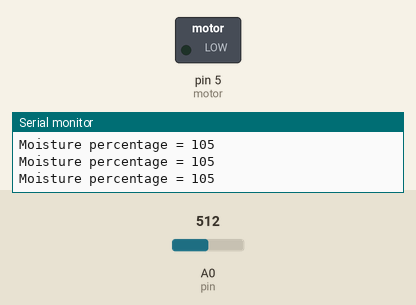
The sketch below on a simulated Arduino Uno, built with avr-gcc and run on an emulated ATmega328P. Parts: switched loads named in the sketch (green lamp = pin HIGH), the last lines printed to the serial monitor. The test bench sets the inputs (shaded band); at power-on: A0 (pin) = 512.

Above: at 1.2 s.
1.3 s: A0 (pin) set to 764
4.3 s: A0 (pin) set to 795
At 5.5 s:
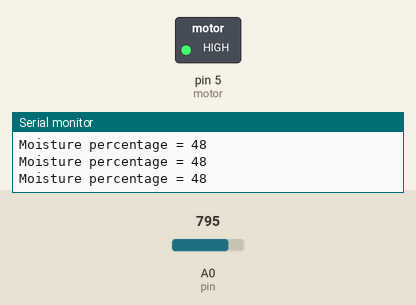
5.8 s: A0 (pin) set to 716
At 6.1 s:
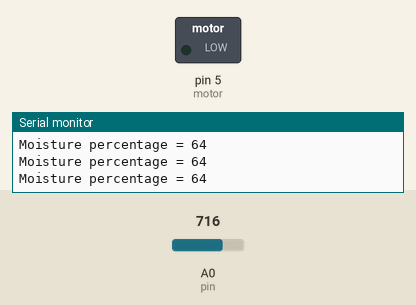
8.8 s: A0 (pin) set to 900
At 9.6 s:
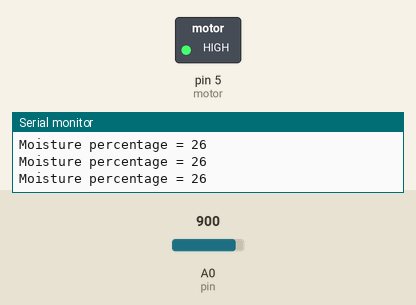
Timing chart, 0 to 11.8 s (numbered marks = the images above; inputs shaded):
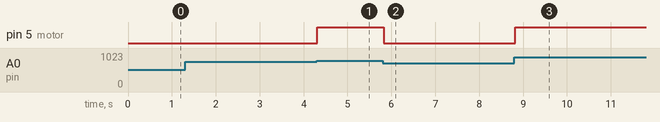

Measured:
- the behaviour switches between 781 and 782 on A0 (pin) (found by bisection; images 0 and 1)
- after the input at 4.3 s, pin 5 (motor): LOW → HIGH at once
- after the input at 5.8 s, pin 5 (motor): HIGH → LOW at once
- after the input at 8.8 s, pin 5 (motor): LOW → HIGH at once

The sketch:

auto_irrigation.ino
```cpp
 int pin=A0;
 int motor=5;

void setup()
{
  pinMode(A0,INPUT);
  pinMode(motor,OUTPUT);
  Serial.begin(9600);
}

void loop()
{
  int value,perct;
  value = analogRead(pin);
  perct  = map(value,540,1023,100,0);
  if(perct<=50)
  {
    digitalWrite(motor,1);
    Serial.print("Moisture percentage = ");
    Serial.println(perct);
  }
  else
  {
    digitalWrite(motor,0);
    Serial.print("Moisture percentage = ");
    Serial.println(perct);
  }


}
```
